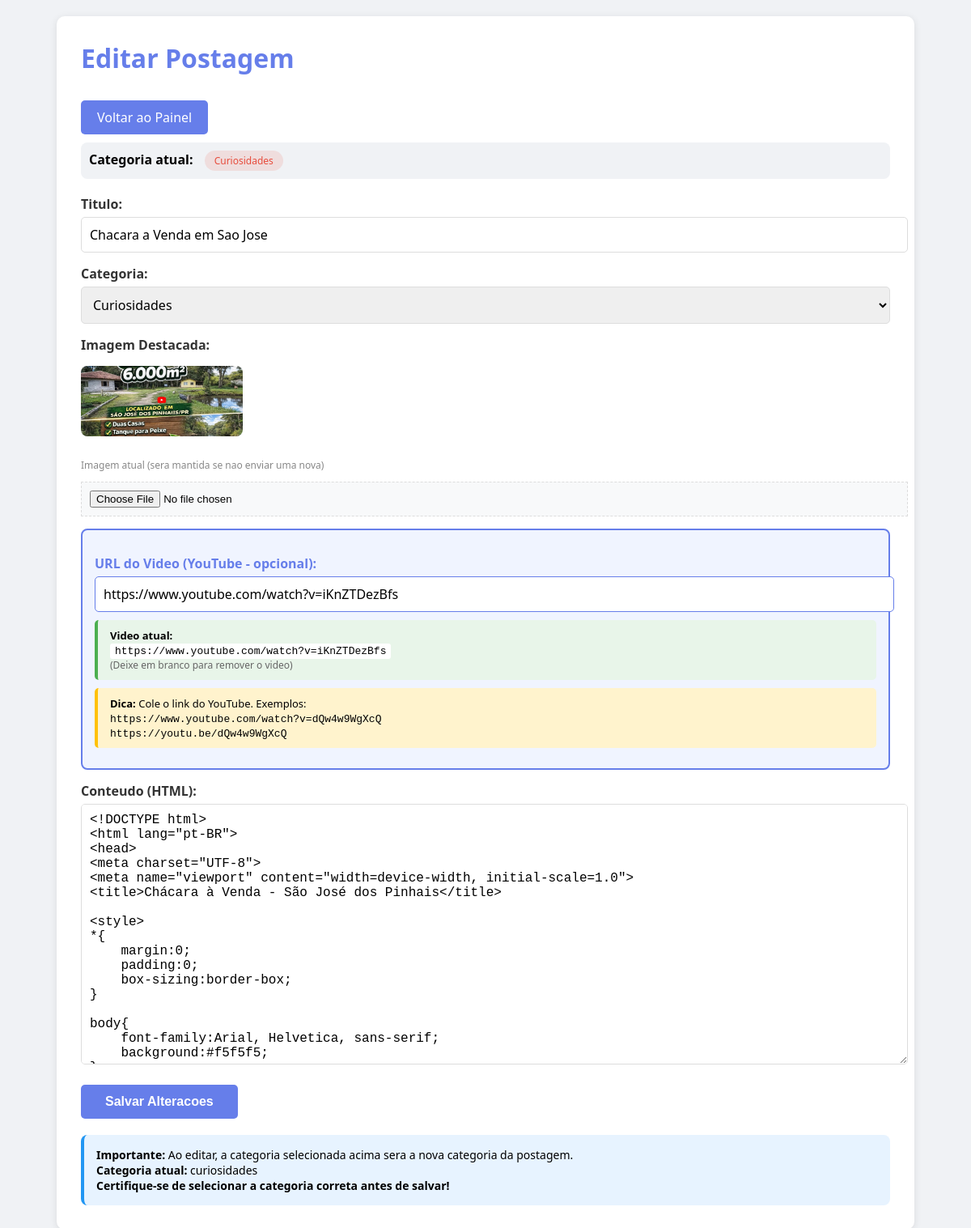
Before: /admin/editar/7 (signed in) with the older database file.
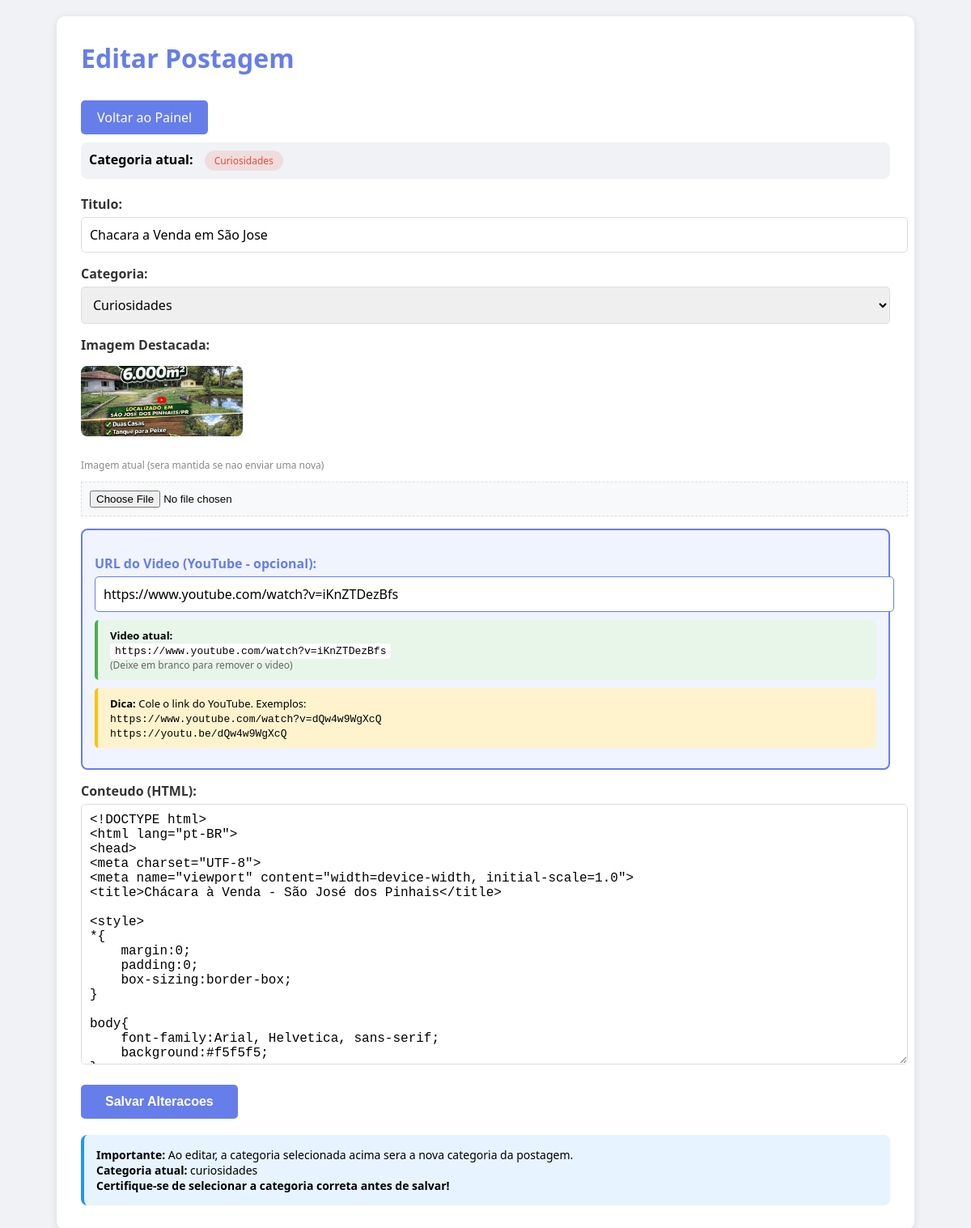
After: the same page with the newer database file.
### app.py (models this page shows)
class Noticia(db.Model):
    id = db.Column(db.Integer, primary_key=True)
    titulo = db.Column(db.String(200), nullable=False)
    conteudo = db.Column(db.Text, nullable=False)
    categoria = db.Column(db.String(50), nullable=False)
    imagem = db.Column(db.String(200), nullable=True)
    video_url = db.Column(db.String(200), nullable=True)
    visualizacoes = db.Column(db.Integer, default=0)
    data_publicacao = db.Column(db.DateTime, default=datetime.utcnow)

### app.py (the view, shortened to what this page needs)
@app.route('/admin/editar/<int:id>', methods=['GET', 'POST'])
def editar_postagem(id):
    if not session.get('logged_in'):
        return redirect(url_for('login'))
    noticia = Noticia.query.get_or_404(id)
    return render_template('editar_postagem.html', noticia=noticia)

### app.py (called while the page is built)
@app.context_processor
def utility_processor():
    return dict(converter_link_youtube=converter_link_youtube)

### templates/editar_postagem.html (shortened to what this page needs)
<!DOCTYPE html>
<html lang="pt-br">
<head>
</head>
<body>
    <div class="container">
        <h1>Editar Postagem</h1>
        <a href="/admin" class="btn-voltar">Voltar ao Painel</a>
        <div style="background: #f0f2f5; padding: 10px; border-radius: 8px; margin-bottom: 20px;">
            <strong>Categoria atual:</strong>
            {% if noticia.categoria == 'tecnologia' %}
                <span class="categoria-atual cat-tech">Tecnologia</span>
            {% elif noticia.categoria == 'saude' %}
                <span class="categoria-atual cat-saude">Saude</span>
            {% else %}
                <span class="categoria-atual cat-curiosidades">Curiosidades</span>
            {% endif %}
        </div>
        <form method="POST" enctype="multipart/form-data">
            <label>Titulo:</label>
            <input type="text" name="titulo" value="{{ noticia.titulo }}" required>
            <label>Categoria:</label>
            <select name="categoria" required>
                {% if noticia.categoria == 'curiosidades' %}
                    <option value="curiosidades" selected>Curiosidades</option>
                {% else %}
                    <option value="curiosidades">Curiosidades</option>
                {% endif %}
            </select>
            <label>Imagem Destacada:</label>
            {% if noticia.imagem %}
                <div>
                    <img src="{{ noticia.imagem }}" class="imagem-atual" alt="Imagem atual">
                    <p style="font-size: 12px; color: #888;">Imagem atual (sera mantida se nao enviar uma nova)</p>
                </div>
            {% endif %}
            <input type="file" name="imagem" accept="image/*" id="imagemInput">
            <div class="campo-video">
                <label>URL do Video (YouTube - opcional):</label>
                <input type="text" name="video_url" value="{{ noticia.video_url or '' }}" placeholder="Ex: https://www.youtube.com/watch?v=VIDEO_ID">
                {% if noticia.video_url %}
                    <div class="video-atual">
                        <strong>Video atual:</strong><br>
                        <code>{{ noticia.video_url }}</code>
                        <br><span style="font-size: 12px; color: #666;">(Deixe em branco para remover o video)</span>
                    </div>
                {% endif %}
                <div class="dica-video">
                    <strong>Dica:</strong> Cole o link do YouTube. Exemplos:
                    <br>
                    <code>https://www.youtube.com/watch?v=dQw4w9WgXcQ</code>
                    <br>
                    <code>https://youtu.be/dQw4w9WgXcQ</code>
                </div>
            </div>
            <label>Conteudo (HTML):</label>
            <textarea name="conteudo" rows="12">{{ noticia.conteudo }}</textarea>
            <button type="submit">Salvar Alteracoes</button>
        </form>
        <div class="dica">
            <strong>Importante:</strong> Ao editar, a categoria selecionada acima sera a nova categoria da postagem.<br>
            <strong>Categoria atual:</strong> {{ noticia.categoria }}<br>
            <strong>Certifique-se de selecionar a categoria correta antes de salvar!</strong>
        </div>
    </div>
</body>
</html>

Changed rows visible on the page:
changed Noticia "curiosidades": titulo "Chacara a Venda em Sao Jose" → "Chacara a Venda em São Jose"
